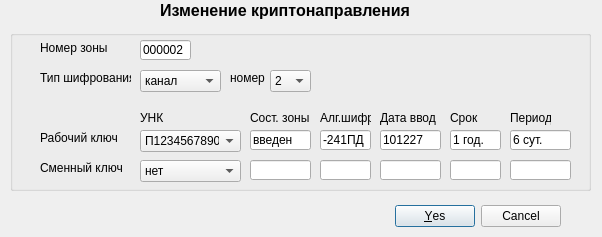
<?xml version="1.0" encoding="UTF-8"?>
<ui version="4.0">
 <class>crDialog</class>
 <widget class="QDialog" name="crDialog">
  <property name="geometry">
   <rect>
    <x>0</x>
    <y>0</y>
    <width>602</width>
    <height>237</height>
   </rect>
  </property>
  <property name="windowTitle">
   <string>Dialog</string>
  </property>
  <widget class="QDialogButtonBox" name="buttonBox">
   <property name="geometry">
    <rect>
     <x>220</x>
     <y>200</y>
     <width>341</width>
     <height>32</height>
    </rect>
   </property>
   <property name="orientation">
    <enum>Qt::Horizontal</enum>
   </property>
   <property name="standardButtons">
    <set>QDialogButtonBox::Cancel|QDialogButtonBox::Yes</set>
   </property>
  </widget>
  <widget class="QGroupBox" name="groupBox">
   <property name="geometry">
    <rect>
     <x>10</x>
     <y>30</y>
     <width>581</width>
     <height>161</height>
    </rect>
   </property>
   <property name="title">
    <string/>
   </property>
   <widget class="QLineEdit" name="f0">
    <property name="geometry">
     <rect>
      <x>130</x>
      <y>10</y>
      <width>51</width>
      <height>20</height>
     </rect>
    </property>
    <property name="inputMask">
     <string/>
    </property>
    <property name="text">
     <string>000002</string>
    </property>
   </widget>
   <widget class="QLineEdit" name="lineEdit_2">
    <property name="geometry">
     <rect>
      <x>310</x>
      <y>100</y>
      <width>51</width>
      <height>20</height>
     </rect>
    </property>
    <property name="text">
     <string>-241ПД</string>
    </property>
   </widget>
   <widget class="QComboBox" name="f1">
    <property name="geometry">
     <rect>
      <x>130</x>
      <y>40</y>
      <width>81</width>
      <height>22</height>
     </rect>
    </property>
    <item>
     <property name="text">
      <string>канал</string>
     </property>
    </item>
   </widget>
   <widget class="QComboBox" name="f2">
    <property name="geometry">
     <rect>
      <x>260</x>
      <y>40</y>
      <width>41</width>
      <height>22</height>
     </rect>
    </property>
    <property name="currentIndex">
     <number>1</number>
    </property>
    <item>
     <property name="text">
      <string>1</string>
     </property>
    </item>
    <item>
     <property name="text">
      <string>2</string>
     </property>
    </item>
    <item>
     <property name="text">
      <string>4</string>
     </property>
    </item>
    <item>
     <property name="text">
      <string>8</string>
     </property>
    </item>
    <item>
     <property name="text">
      <string>16</string>
     </property>
    </item>
   </widget>
   <widget class="QLabel" name="label_2">
    <property name="geometry">
     <rect>
      <x>30</x>
      <y>10</y>
      <width>91</width>
      <height>16</height>
     </rect>
    </property>
    <property name="text">
     <string>Номер зоны</string>
    </property>
   </widget>
   <widget class="QLabel" name="label_3">
    <property name="geometry">
     <rect>
      <x>30</x>
      <y>40</y>
      <width>91</width>
      <height>16</height>
     </rect>
    </property>
    <property name="text">
     <string>Тип шифрования</string>
    </property>
   </widget>
   <widget class="QLabel" name="label_4">
    <property name="geometry">
     <rect>
      <x>220</x>
      <y>40</y>
      <width>41</width>
      <height>16</height>
     </rect>
    </property>
    <property name="text">
     <string>номер</string>
    </property>
   </widget>
   <widget class="QLabel" name="label_5">
    <property name="geometry">
     <rect>
      <x>130</x>
      <y>80</y>
      <width>41</width>
      <height>16</height>
     </rect>
    </property>
    <property name="text">
     <string>УНК</string>
    </property>
   </widget>
   <widget class="QComboBox" name="f3">
    <property name="geometry">
     <rect>
      <x>130</x>
      <y>100</y>
      <width>101</width>
      <height>22</height>
     </rect>
    </property>
    <property name="currentIndex">
     <number>0</number>
    </property>
    <item>
     <property name="text">
      <string>П123456789001</string>
     </property>
    </item>
   </widget>
   <widget class="QComboBox" name="f5">
    <property name="geometry">
     <rect>
      <x>130</x>
      <y>130</y>
      <width>101</width>
      <height>22</height>
     </rect>
    </property>
    <property name="currentIndex">
     <number>0</number>
    </property>
    <item>
     <property name="text">
      <string>нет</string>
     </property>
    </item>
   </widget>
   <widget class="QLineEdit" name="f4">
    <property name="geometry">
     <rect>
      <x>240</x>
      <y>100</y>
      <width>61</width>
      <height>20</height>
     </rect>
    </property>
    <property name="text">
     <string>введен</string>
    </property>
   </widget>
   <widget class="QLineEdit" name="lineEdit_4">
    <property name="geometry">
     <rect>
      <x>370</x>
      <y>100</y>
      <width>61</width>
      <height>20</height>
     </rect>
    </property>
    <property name="text">
     <string>101227</string>
    </property>
   </widget>
   <widget class="QLineEdit" name="lineEdit_5">
    <property name="geometry">
     <rect>
      <x>440</x>
      <y>100</y>
      <width>51</width>
      <height>20</height>
     </rect>
    </property>
    <property name="text">
     <string>1 год.</string>
    </property>
   </widget>
   <widget class="QLineEdit" name="lineEdit_6">
    <property name="geometry">
     <rect>
      <x>500</x>
      <y>100</y>
      <width>61</width>
      <height>20</height>
     </rect>
    </property>
    <property name="text">
     <string>6 сут.</string>
    </property>
   </widget>
   <widget class="QLineEdit" name="f6">
    <property name="geometry">
     <rect>
      <x>240</x>
      <y>130</y>
      <width>61</width>
      <height>20</height>
     </rect>
    </property>
    <property name="text">
     <string/>
    </property>
   </widget>
   <widget class="QLineEdit" name="lineEdit_8">
    <property name="geometry">
     <rect>
      <x>310</x>
      <y>130</y>
      <width>51</width>
      <height>20</height>
     </rect>
    </property>
    <property name="text">
     <string/>
    </property>
   </widget>
   <widget class="QLineEdit" name="lineEdit_9">
    <property name="geometry">
     <rect>
      <x>370</x>
      <y>130</y>
      <width>61</width>
      <height>20</height>
     </rect>
    </property>
    <property name="text">
     <string/>
    </property>
   </widget>
   <widget class="QLineEdit" name="lineEdit_10">
    <property name="geometry">
     <rect>
      <x>440</x>
      <y>130</y>
      <width>51</width>
      <height>20</height>
     </rect>
    </property>
    <property name="text">
     <string/>
    </property>
   </widget>
   <widget class="QLineEdit" name="lineEdit_11">
    <property name="geometry">
     <rect>
      <x>500</x>
      <y>130</y>
      <width>61</width>
      <height>20</height>
     </rect>
    </property>
    <property name="text">
     <string/>
    </property>
   </widget>
   <widget class="QLabel" name="label_6">
    <property name="geometry">
     <rect>
      <x>30</x>
      <y>130</y>
      <width>91</width>
      <height>16</height>
     </rect>
    </property>
    <property name="text">
     <string>Сменный ключ</string>
    </property>
   </widget>
   <widget class="QLabel" name="label_7">
    <property name="geometry">
     <rect>
      <x>30</x>
      <y>100</y>
      <width>91</width>
      <height>16</height>
     </rect>
    </property>
    <property name="text">
     <string>Рабочий ключ</string>
    </property>
   </widget>
   <widget class="QLabel" name="label_8">
    <property name="geometry">
     <rect>
      <x>240</x>
      <y>80</y>
      <width>61</width>
      <height>16</height>
     </rect>
    </property>
    <property name="text">
     <string>Сост. зоны</string>
    </property>
   </widget>
   <widget class="QLabel" name="label_9">
    <property name="geometry">
     <rect>
      <x>310</x>
      <y>80</y>
      <width>51</width>
      <height>16</height>
     </rect>
    </property>
    <property name="text">
     <string>Алг.шифр</string>
    </property>
   </widget>
   <widget class="QLabel" name="label_10">
    <property name="geometry">
     <rect>
      <x>370</x>
      <y>80</y>
      <width>61</width>
      <height>16</height>
     </rect>
    </property>
    <property name="text">
     <string>Дата ввод</string>
    </property>
   </widget>
   <widget class="QLabel" name="label_11">
    <property name="geometry">
     <rect>
      <x>440</x>
      <y>80</y>
      <width>31</width>
      <height>16</height>
     </rect>
    </property>
    <property name="text">
     <string>Срок</string>
    </property>
   </widget>
   <widget class="QLabel" name="label_12">
    <property name="geometry">
     <rect>
      <x>500</x>
      <y>80</y>
      <width>41</width>
      <height>16</height>
     </rect>
    </property>
    <property name="text">
     <string>Период</string>
    </property>
   </widget>
  </widget>
  <widget class="QLabel" name="label">
   <property name="geometry">
    <rect>
     <x>160</x>
     <y>0</y>
     <width>271</width>
     <height>20</height>
    </rect>
   </property>
   <property name="font">
    <font>
     <pointsize>12</pointsize>
     <weight>75</weight>
     <bold>true</bold>
    </font>
   </property>
   <property name="text">
    <string>Изменение криптонаправления</string>
   </property>
  </widget>
 </widget>
 <resources/>
 <connections>
  <connection>
   <sender>buttonBox</sender>
   <signal>accepted()</signal>
   <receiver>crDialog</receiver>
   <slot>accept()</slot>
   <hints>
    <hint type="sourcelabel">
     <x>248</x>
     <y>254</y>
    </hint>
    <hint type="destinationlabel">
     <x>157</x>
     <y>274</y>
    </hint>
   </hints>
  </connection>
  <connection>
   <sender>buttonBox</sender>
   <signal>rejected()</signal>
   <receiver>crDialog</receiver>
   <slot>reject()</slot>
   <hints>
    <hint type="sourcelabel">
     <x>316</x>
     <y>260</y>
    </hint>
    <hint type="destinationlabel">
     <x>286</x>
     <y>274</y>
    </hint>
   </hints>
  </connection>
 </connections>
</ui>
